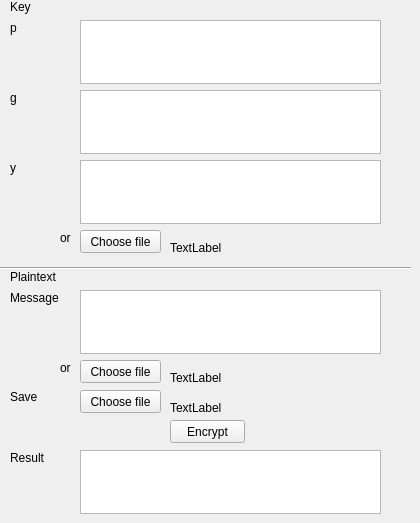
     <widget class="QWidget" name="tab_9">
      <attribute name="title">
       <string>Encrypt</string>
      </attribute>
      <widget class="QLabel" name="label_31">
       <property name="geometry">
        <rect>
         <x>10</x>
         <y>20</y>
         <width>61</width>
         <height>16</height>
        </rect>
       </property>
       <property name="text">
        <string>p</string>
       </property>
      </widget>
      <widget class="QTextEdit" name="eg_enc_p_text">
       <property name="geometry">
        <rect>
         <x>80</x>
         <y>20</y>
         <width>301</width>
         <height>64</height>
        </rect>
       </property>
      </widget>
      <widget class="QLabel" name="label_32">
       <property name="geometry">
        <rect>
         <x>60</x>
         <y>230</y>
         <width>21</width>
         <height>16</height>
        </rect>
       </property>
       <property name="text">
        <string>or</string>
       </property>
      </widget>
      <widget class="QPushButton" name="eg_enc_key_file_button">
       <property name="geometry">
        <rect>
         <x>80</x>
         <y>230</y>
         <width>81</width>
         <height>23</height>
        </rect>
       </property>
       <property name="text">
        <string>Choose file</string>
       </property>
      </widget>
      <widget class="QLabel" name="label_33">
       <property name="geometry">
        <rect>
         <x>10</x>
         <y>90</y>
         <width>61</width>
         <height>16</height>
        </rect>
       </property>
       <property name="text">
        <string>g</string>
       </property>
      </widget>
      <widget class="QTextEdit" name="eg_enc_g_text">
       <property name="geometry">
        <rect>
         <x>80</x>
         <y>90</y>
         <width>301</width>
         <height>64</height>
        </rect>
       </property>
      </widget>
      <widget class="QLabel" name="label_34">
       <property name="geometry">
        <rect>
         <x>10</x>
         <y>290</y>
         <width>61</width>
         <height>16</height>
        </rect>
       </property>
       <property name="text">
        <string>Message</string>
       </property>
      </widget>
      <widget class="QTextEdit" name="eg_enc_m_text">
       <property name="geometry">
        <rect>
         <x>80</x>
         <y>290</y>
         <width>301</width>
         <height>64</height>
        </rect>
       </property>
      </widget>
      <widget class="QLabel" name="label_35">
       <property name="geometry">
        <rect>
         <x>60</x>
         <y>360</y>
         <width>21</width>
         <height>16</height>
        </rect>
       </property>
       <property name="text">
        <string>or</string>
       </property>
      </widget>
      <widget class="QPushButton" name="eg_enc_m_file_button">
       <property name="geometry">
        <rect>
         <x>80</x>
         <y>360</y>
         <width>81</width>
         <height>23</height>
        </rect>
       </property>
       <property name="text">
        <string>Choose file</string>
       </property>
      </widget>
      <widget class="QLabel" name="label_36">
       <property name="geometry">
        <rect>
         <x>10</x>
         <y>0</y>
         <width>47</width>
         <height>14</height>
        </rect>
       </property>
       <property name="text">
        <string>Key</string>
       </property>
      </widget>
      <widget class="QLabel" name="label_37">
       <property name="geometry">
        <rect>
         <x>10</x>
         <y>270</y>
         <width>47</width>
         <height>14</height>
        </rect>
       </property>
       <property name="text">
        <string>Plaintext</string>
       </property>
      </widget>
      <widget class="Line" name="line_3">
       <property name="geometry">
        <rect>
         <x>0</x>
         <y>260</y>
         <width>411</width>
         <height>16</height>
        </rect>
       </property>
       <property name="orientation">
        <enum>Qt::Horizontal</enum>
       </property>
      </widget>
      <widget class="QLabel" name="label_38">
       <property name="geometry">
        <rect>
         <x>10</x>
         <y>390</y>
         <width>47</width>
         <height>14</height>
        </rect>
       </property>
       <property name="text">
        <string>Save</string>
       </property>
      </widget>
      <widget class="QPushButton" name="eg_enc_save_file_button">
       <property name="geometry">
        <rect>
         <x>80</x>
         <y>390</y>
         <width>81</width>
         <height>23</height>
        </rect>
       </property>
       <property name="text">
        <string>Choose file</string>
       </property>
      </widget>
      <widget class="QPushButton" name="eg_enc_button">
       <property name="geometry">
        <rect>
         <x>170</x>
         <y>420</y>
         <width>75</width>
         <height>23</height>
        </rect>
       </property>
       <property name="text">
        <string>Encrypt</string>
       </property>
      </widget>
      <widget class="QTextEdit" name="eg_enc_res_text">
       <property name="geometry">
        <rect>
         <x>80</x>
         <y>450</y>
         <width>301</width>
         <height>64</height>
        </rect>
       </property>
      </widget>
      <widget class="QLabel" name="label_39">
       <property name="geometry">
        <rect>
         <x>10</x>
         <y>450</y>
         <width>61</width>
         <height>16</height>
        </rect>
       </property>
       <property name="text">
        <string>Result</string>
       </property>
      </widget>
      <widget class="QTextEdit" name="eg_enc_y_text">
       <property name="geometry">
        <rect>
         <x>80</x>
         <y>160</y>
         <width>301</width>
         <height>64</height>
        </rect>
       </property>
      </widget>
      <widget class="QLabel" name="label_49">
       <property name="geometry">
        <rect>
         <x>10</x>
         <y>160</y>
         <width>61</width>
         <height>16</height>
        </rect>
       </property>
       <property name="text">
        <string>y</string>
       </property>
      </widget>
      <widget class="QLabel" name="eg_enc_key_file_name">
       <property name="geometry">
        <rect>
         <x>170</x>
         <y>240</y>
         <width>211</width>
         <height>16</height>
        </rect>
       </property>
       <property name="text">
        <string>TextLabel</string>
       </property>
      </widget>
      <widget class="QLabel" name="eg_enc_m_file_name">
       <property name="geometry">
        <rect>
         <x>170</x>
         <y>370</y>
         <width>211</width>
         <height>16</height>
        </rect>
       </property>
       <property name="text">
        <string>TextLabel</string>
       </property>
      </widget>
      <widget class="QLabel" name="eg_enc_save_file_name">
       <property name="geometry">
        <rect>
         <x>170</x>
         <y>400</y>
         <width>211</width>
         <height>16</height>
        </rect>
       </property>
       <property name="text">
        <string>TextLabel</string>
       </property>
      </widget>
     </widget>
